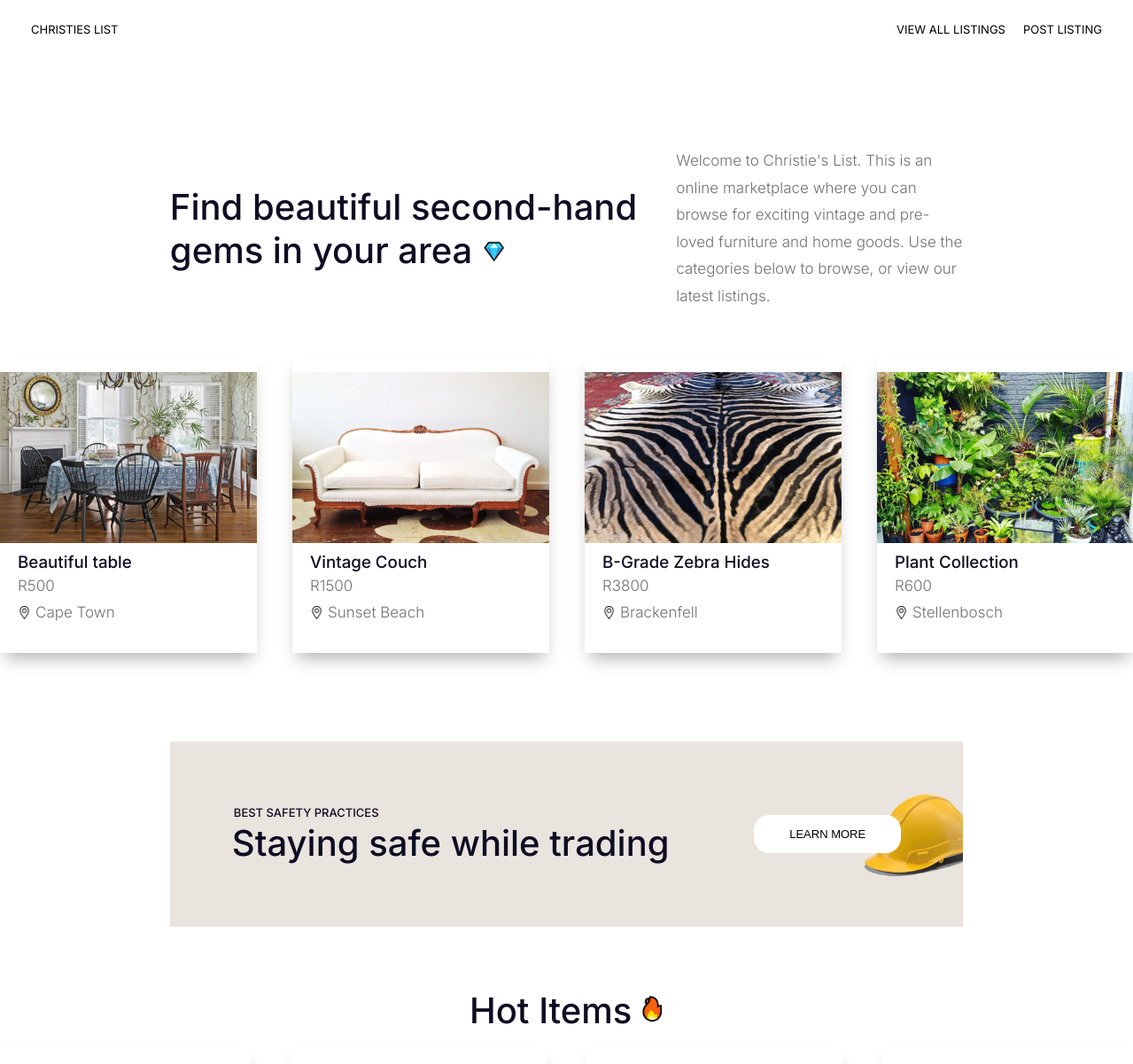
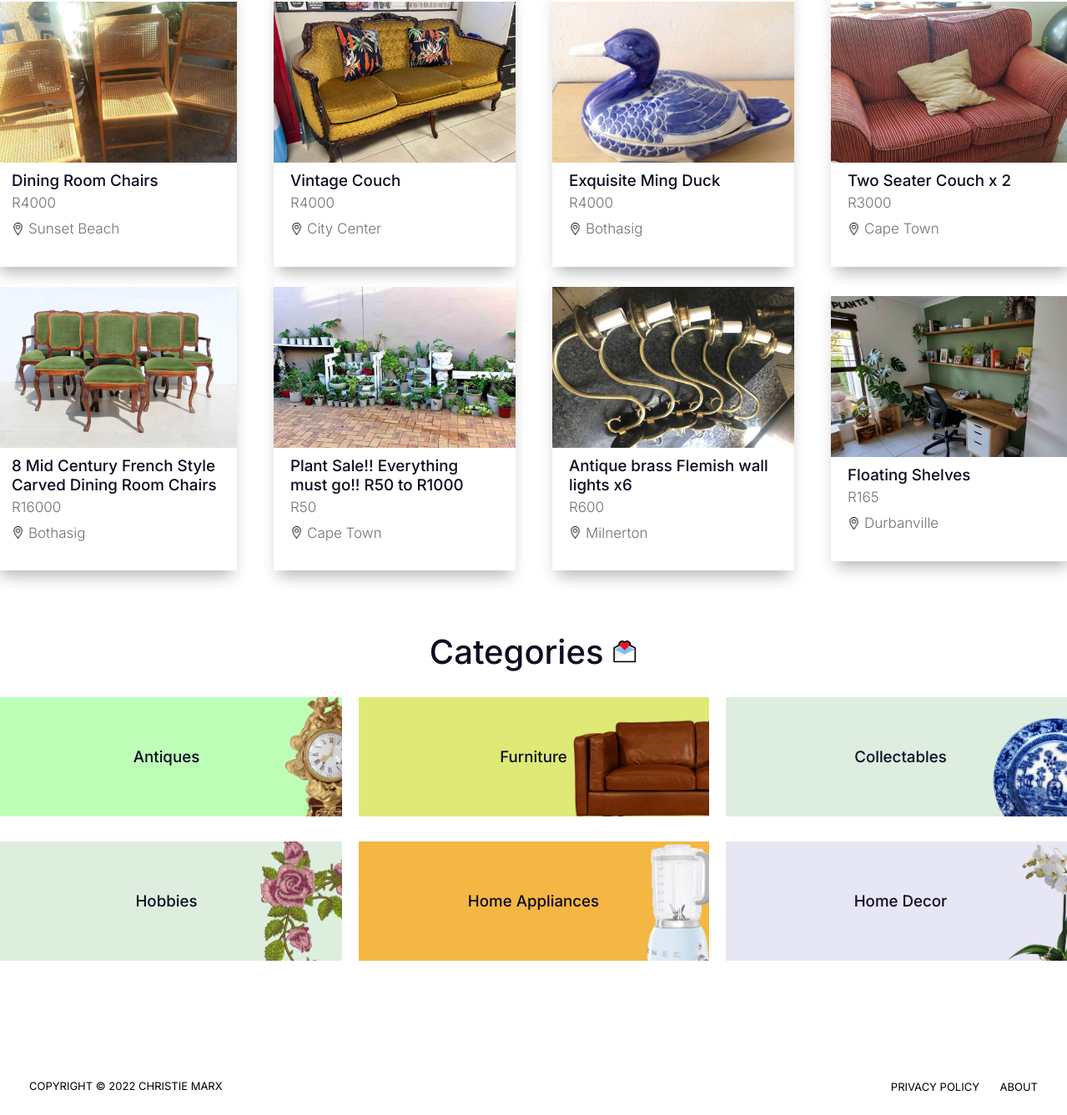
The page / on the database its author committed (2 pictures, top to bottom).
### tables this page shows
CREATE TABLE `listing` (
  `id` int NOT NULL AUTO_INCREMENT,
  `posted_by` int NOT NULL,
  `name` varchar(255) NOT NULL,
  `description` varchar(255) NOT NULL,
  `location` varchar(255) NOT NULL,
  `date` varchar(255) NOT NULL,
  `category` varchar(255) NOT NULL,
  `image` varchar(255) NOT NULL,
  `price` varchar(11) NOT NULL,
  PRIMARY KEY (`id`)
);

### src/core/queries.php (called while the page is built, shortened)
<?php
function getTopListings() {
    require 'conn.php';
    return $conn->query("SELECT * FROM listing LIMIT 4");
}
function getHotListings() {
    require 'conn.php';
    return $conn->query("SELECT * FROM listing WHERE id > 5");
}

### src/model/listing.php (the view, shortened to what this page needs)
<?php
function listing($id, $name, $price, $location, $image, $delete) {
    echo '<a href="view-listing.php?id=' . $id . '">
            <div class="listing">
                <img src="' . $image . '" width="290px">
                <div class="description">
                    <h3>' . htmlspecialchars($name) . '</h3><p>R' . htmlspecialchars($price) . '</p>
                    <div class="location">
                        <img src="image/location.png" width="15px">
                        <p>' . htmlspecialchars($location) . '</p>
                    </div>';
    echo '      </div>
            </div>
         </a>';
}

### src/menu.php (shortened to what this page needs)
<?php
echo '<head>
        <link rel="stylesheet" href="css/styles.css">
        <link rel="preconnect" href="https://fonts.googleapis.com">
        <link rel="preconnect" href="https://fonts.gstatic.com" crossorigin>
        <link href="https://fonts.googleapis.com/css2?family=Inter:wght@100;200;300;400;600;700&display=swap" rel="stylesheet">
     </head>';
echo '<header>
        <nav>
            <a href="index.php">Christies List</a>
            <div>
                <a href="view-all.php">View All Listings</a>
                <a href="create-listing.php">Post Listing</a>';
echo        '</div>
        </nav>
     </header>';
?>

### src/index.php (shortened to what this page needs)
<?php session_start(); include 'menu.php'; include 'core/queries.php'; include 'model/listing.php';?>
<html>
    <body>
        <div class="container">
            <div class="heading">
                <div>
                    <h1>Find beautiful second-hand gems in your area <img src="image/gem.png"></h1>
                </div>
                <div class="heading-description">
                    <p>Welcome to Christie's List. This is an online marketplace where you can browse for
                       exciting vintage and pre-loved furniture and home goods. Use the categories below
                       to browse, or view our latest listings.
                    </p>
                </div>
            </div>
            <div class="listings-container">
                <div class="listings-container-inner">
                    <?php
                        $listings = getTopListings();
                        if ($listings->num_rows > 0) {
                            while($row = $listings->fetch_assoc()) {
                                listing($row['id'], $row['name'], $row['price'], $row['location'], $row['image'], false);
                            }
                        } else {
                        echo '<div>
                                <h3>There are currently no listings. Why dont you <a href="create-listing.php">create one?</a></h3>
                            </div>';
                        }
                    ?>
                </div>
            </div>
            <div class="safety-banner">
                    <div>
                        <h2>Best Safety Practices</h2>
                        <h1>Staying safe while trading</h1>
                    </div>
                    <button>Learn More</button>
            </div>
            <h1 class="title">Hot Items <img src="image/hot.png" width="25px"></h1>
            <div class="hot-items">
                <table>
                    <?php
                        $i = 0;
                        $u = 0;
                        $hot_listings = getHotListings();
                            while ($row = $hot_listings->fetch_assoc()) {
                                $i++;
                                $u++;
                    ?>
                    <td>
                    <?php
                        if ($u > 7) {
                            break;
                        }
                        if ($i > 3) {
                            echo "</tr><tr>";
                            $i = 0;
                        }
                    ?>
                    </td>
                    <?php }  ?>
                </table>
            </div>
            <h1 class="title">Categories <img src="image/categories.png" width="30px"></h1>
            <div class="category">
                <div class="categories">
                    <a href="category.php?type=antiques"><div class="category-1"><h3>Antiques</h3></div></a>
                    <a href="category.php?type=furniture"><div class="category-3"><h3>Furniture</h3></div></a>
                    <a href="category.php?type=collectables"><div class="category-2"><h3>Collectables</h3></div></a>
                </div>
                <div class="categories">
                    <a href="category.php?type=hobbies"><div class="category-4"><h3>Hobbies</h3></div></a>
                    <a href="category.php?type=appliances"><div class="category-5"><h3>Home Appliances</h3></div></a>
                    <a href="category.php?type=decor"><div class="category-6"><h3>Home Decor</h3></div></a>
                </div>
            </div>
        </div>
    </body>
    <?php include 'footer.php';?>
</html>

### src/footer.php
<?php
echo '<footer>
        <a>Copyright © 2022 Christie Marx</a>
        <div>
            <a>Privacy Policy</a>
            <a href="about.php">About</a>
        </div>
     </footer>';

### src/css/styles.css (style rules this page uses)
body, h1, h3, p, h4 { margin: 0; }
a { text-decoration: none; color: inherit; }
body, textarea { font-family: 'Inter', sans-serif; }
p { font-size: 17px; }
p, .registration p, select { line-height: 1.8em; font-weight: 300; color: #727272; }
h1, h2, h3, h4 { font-weight: 500; color: #0d0c22; }
h1 { font-size: 40px; }
h2 { text-transform: uppercase; font-size: 13px; margin: 2px; }
.title { margin-bottom: 15px; }
button, input[type="submit"] { border-radius: 17px; border: 0; padding: 14px 40px; font-size: 13px; text-transform: uppercase; background-color: white; }
nav, nav div, footer, .container, .heading, .listings-container, .listings-container-inner, .listing, .full-description-price, .location, .safety-banner, .hot-items, .categories, .side-by-side { display: flex; }
nav, footer, nav div, .container, .heading, .listings-container-inner, .listing, .location, .safety-banner { align-items: center; }
.category, .listings-container, .listings-container-inner, .heading { width: 100%; }
.container { width: 70%; margin: 0 auto; }
nav, footer { justify-content: space-between; padding: 25px; }
nav a, footer a { text-transform: uppercase; font-size: 13px; margin: 0 10px; }
nav div { margin-left: 10px; }
.container { flex-direction: column; }
.heading { padding: 100px 0 50px 0; }
.heading h1 { margin-right: 30px; }
.heading-description { width: 60%; }
.categories a { margin: 5px 0; }
.listings-container { justify-content: center; }
.listings-container-inner { justify-content: center; margin-bottom: 100px; }
.listing { flex-direction: column; width: 250px; margin: 0px 20px; padding: 20px; box-shadow: 0px 12px 18px -6px rgb(0 0 0 / 30%); }
.description { width: 249px; }
.description, .full-description { padding: 10px 0; }
.location img { margin-right: 5px; }
.safety-banner { width: -webkit-fill-available; margin: 0 0 70px 0; padding: 70px; justify-content: space-between; background: #eae4df url("../image/safety.png") no-repeat center; background-size: 75%; background-position-x: 111%; }
.hot-items { margin-bottom: 70px; }
.category { margin-bottom: 100px; }
.categories { justify-content: center; }
.categories div { width: 300px; padding: 60px; margin: 10px; text-align: center; }
.category-1 { background: #bdffb7 url("../image/antiques.png") no-repeat center 33%; }
.category-2 { background: #ddede0 url("../image/collectibles.png") no-repeat center 31%; }
.category-3 { background: #deea75 url("../image/couch.png") no-repeat center 31%; }
.category-4 { background: #ddeede url("../image/hobbies.png") no-repeat center 31%; }
.category-5 { background: #f4b744 url("../image/appliances.png") no-repeat center 31%; }
.category-6 { background: #e7e6f4 url("../image/decor.png") no-repeat center 31%; }
.category-1, .category-2, .category-3, .category-4, .category-5, .category-6 { background-position-x: 104%; background-size: 43%; }

### rows shown on the page
listing: image (picture), name "Beautiful table", price "500", location "Cape Town"
listing: image (picture), name "Vintage Couch", price "1500", location "Sunset Beach"
listing: image (picture), name "B-Grade Zebra Hides", price "3800", location "Brackenfell"
listing: image (picture), name "Plant Collection", price "600", location "Stellenbosch"
listing: image (picture), name "Dining Room Chairs", price "4000", location "Sunset Beach"
listing: image (picture), name "Vintage Couch", price "4000", location "City Center"
listing: image (picture), name "Exquisite Ming Duck", price "4000", location "Bothasig"
listing: image (picture), name "Two Seater Couch x 2", price "3000", location "Cape Town"
listing: image (picture), name "8 Mid Century French Style Carved Dining Room Chairs", price "16000", location "Bothasig"
listing: image (picture), name "Plant Sale!! Everything must go!! R50 to R1000", price "50", location "Cape Town"
listing: image (picture), name "Antique brass Flemish wall lights x6", price "600", location "Milnerton"
listing: image (picture), name "Floating Shelves", price "165", location "Durbanville"
